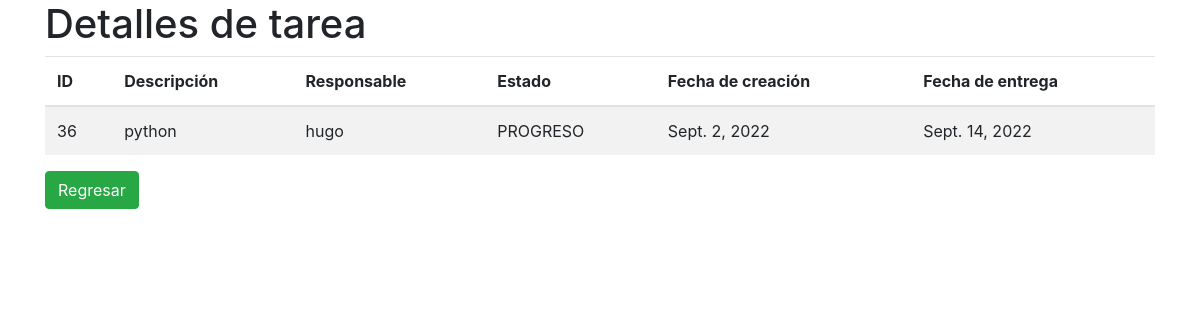
/gestion_tareas/detalleTarea/36, run on the app's committed database.
### gestion_tareas/models.py (models this page shows)
class tarea(models.Model):
    descripcion = models.CharField(max_length=128,default='')
    fecha_creacion = models.DateField(null=True)
    fecha_entrega = models.DateField(null=True)
    responsable = models.CharField(max_length=128,default='')#nombre de usuario responsable
    estado = models.CharField(max_length=40,default='')

### gestion_tareas/views.py (the view)
# urls.py: path('detalleTarea/<str:id>',views.detalleTarea,name='detalleTarea'),
def detalleTarea(request,id):
    tarea_detalle = tarea.objects.filter(id=id)
    return render(request,'gestion_tareas/detalleTarea.html',{
        'tarea_detalle':tarea_detalle
    })

### gestion_tareas/templates/gestion_tareas/detalleTarea.html (shortened to what this page needs)
<!DOCTYPE html>
<html lang="en">
<head>
    <link href="https://maxcdn.bootstrapcdn.com/bootstrap/4.0.0/css/bootstrap.min.css" rel="stylesheet">
</head>
<body>
    <div class="container">
        <h1>Detalles de tarea</h1>
        <table class="table table-striped">
            <thead>
            <tr>
                <th scope="col">ID</th>
                <th scope="col">Descripción</th>
                <th scope="col">Responsable</th>
                <th scope="col">Estado</th>
                <th scope="col">Fecha de creación</th>
                <th scope="col">Fecha de entrega</th>
            </tr>
            </thead>
            <tbody>
                {% for tarea in tarea_detalle %}
                <tr>
                    <td>{{tarea.id}}</td>
                    <td>{{tarea.descripcion}}</td>
                    <td>{{tarea.responsable}}</td>
                    <td>{{tarea.estado}}</td>
                    <td>{{tarea.fecha_creacion}}</td>
                    <td>{{tarea.fecha_entrega}}</td>
                </tr>
                {% endfor %}
            </tbody>
        </table>
        <a class="btn btn-success" href="{% url 'gestion_tareas:dashboard' %}">Regresar</a>
    </div>
</body>
</html>

### data on the page
tarea: id "36", descripcion "python", responsable "hugo", estado "PROGRESO", fecha_creacion "Sept. 2, 2022", fecha_entrega "Sept. 14, 2022"
